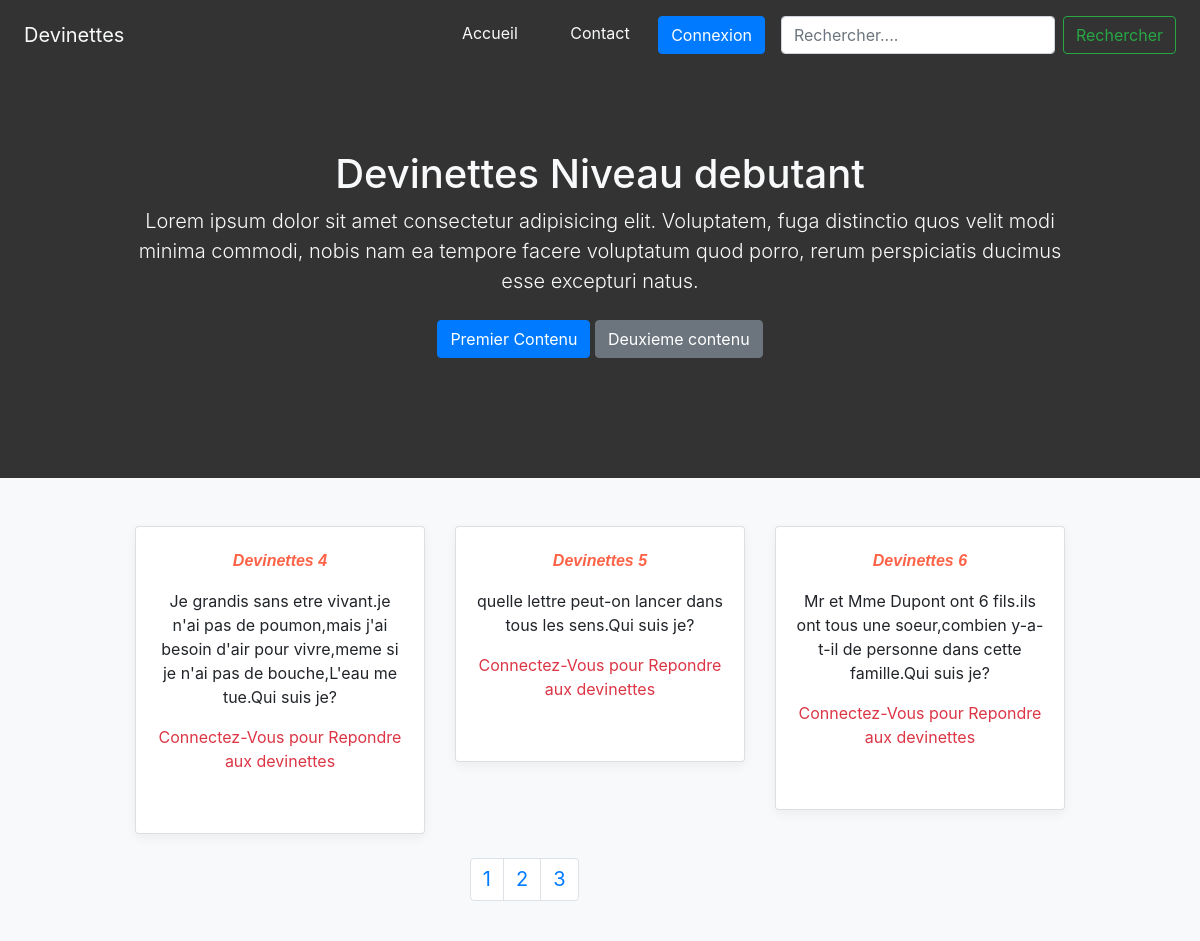
Screenshot of /?page=2 with the database file from the repository.
### tables this page shows
CREATE TABLE `devinettes` (
  `id` int NOT NULL AUTO_INCREMENT,
  `name` varchar(200) NOT NULL,
  `solution` varchar(200) NOT NULL,
  PRIMARY KEY (`id`)
);

### index.php (the view, shortened to what this page needs)
<?php
      global $conn;
      $resultat=3;
      $host=$conn->prepare("select count(*) from devinettes");
      $host->execute();
      $total=$host->fetchColumn();
      $page=isset($_GET["page"]) ? (int)$_GET["page"] : 1;
      $offset=($page - 1) * $resultat;
      $sql="SELECT * FROM devinettes LIMIT :limit OFFSET :offset";
      $host=$conn->prepare($sql);
      $host->bindValue(':limit',$resultat,PDO::PARAM_INT);
      $host->bindValue(':offset',$offset,PDO::PARAM_INT);
      $host->execute();
      $total_pages=ceil($total/$resultat);
    if(!empty($_POST)){
      $results=search();
    }else{
      $results=$host->fetchAll(PDO::FETCH_ASSOC);
    }
?>
<!doctype html>
<html lang="en">
  <head>
    <link href="assets/css/bootstrap.min.css" rel="stylesheet">
    <link href="assets/css/pricing.css" rel="stylesheet">
    <link rel="stylesheet" href="assets/css/page.css">
  </head>
<body class="text-center" >
    <div class="d-flex flex-column flex-md-row align-items-center p-3 px-md-4 mb-3">
      <h5 class="text-light my-0 mr-md-auto font-weight-normal">Devinettes</h5>
      <nav class="my-2 my-md-0 mr-md-3">
        <a class="p-4 text-light" href="#">Accueil</a>
        <a class="p-4 text-light" href="View/client/check.php">Contact</a>
        <?php if(!$_SESSION['user']):?>
          <a class="btn btn-primary" href="View/sign.php">Connexion</a>
        <?php else: ?>
          <a class="btn btn-danger" href="Utils/dec.php">Deconnexion</a>
        <?php endif ?>
      </nav>
      <form class="form-inline mt-2 mt-md-0" method="post">
        <input class="form-control mr-sm-2" type="text" placeholder="Rechercher...." aria-label="Search" name="search">
        <button class="btn btn-outline-success my-2 my-sm-0" type="submit">Rechercher</button>
      </form>
    </div>
    <main role="main">
        <section class="jumbotron text-center kk text-light">
          <div class="container">
            <h1 class="jumbotron-heading">Devinettes Niveau debutant</h1>
            <p class="lead text-light">Lorem ipsum dolor sit amet consectetur adipisicing elit. Voluptatem, fuga distinctio quos velit modi minima commodi, nobis nam ea tempore facere voluptatum quod porro, rerum perspiciatis ducimus esse excepturi natus.</p>
            <p>
              <a href="?page=1" class="btn btn-primary my-2">Premier Contenu</a>
              <a href="?page=2" class="btn btn-secondary my-2">Deuxieme contenu</a>
            </p>
          </div>
        </section>
        <div class="album py-5 bg-light" id="mere">
          <div class="container">
            <div class="row">
            <?php foreach($results as $res):?>
                <div class="col-md-4">
                  <div class="card mb-4 box-shadow">
                    <div class="card-body">
                      <p class="jj">Devinettes <?php echo $res["id"]?></p>
                      <p class="card-text"><?php echo $res["name"]?>.Qui suis je?</p>
                      <div class="d-flex justify-content-between align-items-center">
                        <?php if(!$_SESSION["user"]):?>
                          <div>
                            <p class="text-danger">Connectez-Vous pour Repondre aux devinettes</p></br>
                          </div>
                        <?php endif?>
                     </div>
                    </div>
                  </div>
                </div>
            <?php endforeach ?>
            <?php if(!$results):?>
                  <div class="text-center">
                    <p class="text-danger">Aucun resultat pour cette recherche</p>
                  </div>
            <?php else:?>
              <div class="container">
                <nav aria-label="..." class="Niv" >
                    <ul class="pagination">
                      <?php for ($i=1; $i <=$total_pages ; $i++):?>
                        <li class="page-item">
                            <a class="page-link" href="?page=<?=$i?>"><?=$i?></a>
                        </li>
                      <?php endfor ?>
                    </ul>
                </nav>
              </div>
            <?php endif?>
            </div>
          </div>
        </div>
      </main>
</body>
</html>

### assets/css/pricing.css (style rules this page uses)
html { font-size: 14px; }
@media (min-width: 768px) { html { font-size: 16px; } }
.container { max-width: 960px; }
.box-shadow { box-shadow: 0 .25rem .75rem rgba(0, 0, 0, .05); }
html,body,.kk { height: 100%; background-color: #333; }
.Niv { align-items: center; justify-content: center; text-align: center; font-size: 20px; height: 35px; margin-left: 36%; width:500px; }
.jj { font-family: Verdana, Geneva, Tahoma, sans-serif; font-style: italic; font-weight: bolder; color: tomato; padding-top: 2px; }

### rows the page displays
devinettes: id "4", name "Je grandis sans etre vivant.je n'ai pas de poumon,mais j'ai besoin d'air pour vivre,meme si je n'ai pas de bouche,L'eau me tue"
devinettes: id "5", name "quelle lettre peut-on lancer dans tous les sens"
devinettes: id "6", name "Mr et Mme Dupont ont 6 fils.ils ont tous une soeur,combien y-a-t-il de personne dans cette famille"
